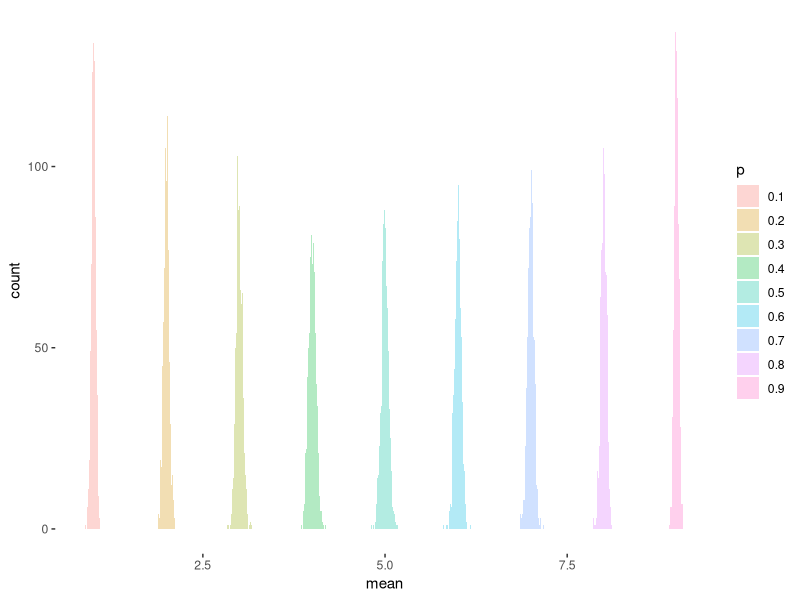

Source code (R): (Note: this script raises an error after producing the figure.)
library(tidyverse)

M <- 1000
samp_size <- 1000 # 1000 see the difference in predicted v observed

test_norm <- map_df(1:M, ~map(seq(.1, .9, by=.1), 
                              ~tibble(mean=mean(rbinom(samp_size, 10,  .)), 
                                      p=toString(.))))

(ggplot(test_norm) + 
    geom_histogram(aes(x=mean, fill=p), alpha=.3, binwidth = .01) + 
    theme(panel.background = element_blank())
)

(test_norm %>% 
    group_by(p) %>% 
    summarise(samp_mean=mean(mean),
              samp_sd=sd(mean)) %>%
    mutate(t_var = 10*parse_number(p)*(1-parse_number(p))/sqrt(samp_size))
)

# 

nrow(map_df(1:M,  ~tibble(samp=sample(diamonds$price, 
                                 samp_size)) %>%
         summarise(n = n())))


M <- 1000
samp_size <- 1000
alpha <- .01

pop_mean <- mean(diamonds$price)

test <- map_df(1:M, ~tibble(samp=sample(diamonds$price, 
                                        samp_size)) %>%
                 summarise(n = n(),
                           s_mean = mean(samp, na.rm = T), 
                           s_sd = sd(samp, na.rm = T), 
                           lb = s_mean - qt(1 - alpha/2, n-1)*s_sd/sqrt(n), 
                           ub = s_mean + qt(1 - alpha/2, n-1)*s_sd/sqrt(n)
                           ) %>%
                 mutate(contains = between(pop_mean, lb, ub) %>% as.numeric)
                 )

sum(test$contains)/samp_size





alpha <-1-0.05/2
samp_size <- 1000
M <- 100

sample_intervals <- map_df(1:M, ~map_df(numeric_names, 
                                        ~tibble(var=., samp=sample(diamonds[[.]], samp_size)) %>%
                                          summarise(lb = mean(samp)-qt(alpha, samp_size)*sd(samp)/sqrt(samp_size), 
                                                    ub =  mean(samp)+qt(alpha, samp_size)*sd(samp)/sqrt(samp_size), 
                                                    mean = mean(samp), 
                                                    var = first(var))))

population_params <- apply(diamonds[numeric_names], 2, mean)


interval_plots <- lapply(numeric_names,function(t)
  (ggplot(sample_intervals %>% 
            filter(var == t) %>% 
            mutate(contains = if_else(population_params[[t]]>=  lb & 
                                        population_params[[t]]<= ub, 'yes', 'no'))
  ) +
    geom_segment(aes(x=1:M, 
                     xend=1:M, 
                     y=lb, 
                     yend=ub, 
                     color=contains)) + 
    geom_hline(aes(yintercept = population_params[[t]])) + 
    ggtitle(t)
  ))

multiplot(plotlist = interval_plots, cols = 2)

### Pruebas de hipotesis
library(magrittr)

n_alumns <- 34
alumns <- tibble(p1 = rnorm(n_alumns, 95, 20), 
                 p2 = rnorm(n_alumns, 90, 13.3))

(alumns %>% 
    pivot_longer(cols=names(alumns)) %>% 
    magrittr::set_colnames(c('group', 'score')) %>%
    ggplot(.) + 
    geom_density(aes(x=score, fill=group), alpha=.5) + 
    theme(panel.background = element_blank())
    )

alumns_stats <- alumns %>% summarise(m1 = mean(p1, na.rm = T), 
                     m2 = mean(p2, na.rm = T), 
                     sd1 = sd(p1, na.rm = T), 
                     sd2 = sd(p2, na.rm = T), 
                     se = sqrt(sd1**2/n_alumns + sd2**2/n_alumns),
                     stat = (m1 - m2)/se
                     ) 

stat_val <- alumns_stats %>% 
  dplyr::select(stat) %>% as.numeric


2*(1-pt(stat_val, n_alumns-1))


alpha <- .05

alumns_stats %>% 
  mutate(lb = (m1-m2)-qt(1-alpha/2, n_alumns - 1)*se, 
         ub = (m1-m2)+qt(1-alpha/2, n_alumns - 1)*se)  %>%
  dplyr::select(lb, ub)



### Bootstrap
M <- 1500
B <- 500

pop_param <- quantile(diamonds$price, .75)

p_sample <- sample(diamonds$price, M)

B75 <- map_df(1:B, ~tibble(p75 = quantile(sample(p_sample, M, replace=T), .75)))

ggplot(B75) + geom_histogram(aes(x=p75), binwidth = 30)


bsd <- (B75 %>% 
          summarise(sd75 = sd(p75, na.rm = T)) %>% 
          dplyr::select(sd75) %>%
          as.numeric
          )

p_samp_param <- quantile(p_sample, .75) %>% as.numeric

c(p_samp_param - qt(1-alpha/2, M-1)*bsd, 
  p_samp_param + qt(1-alpha/2, M-1)*bsd)


#### 
# Replicar experimento de las muestras que contienen el parámetro poblacional
# sobre diamonds$price generar 100 muestras de tamaño 1000
# generar un intervalo de confianza de 95% para cada una de las muestras
# que porcentaje de las muestras contienen el parámetro poblacional. 
####








